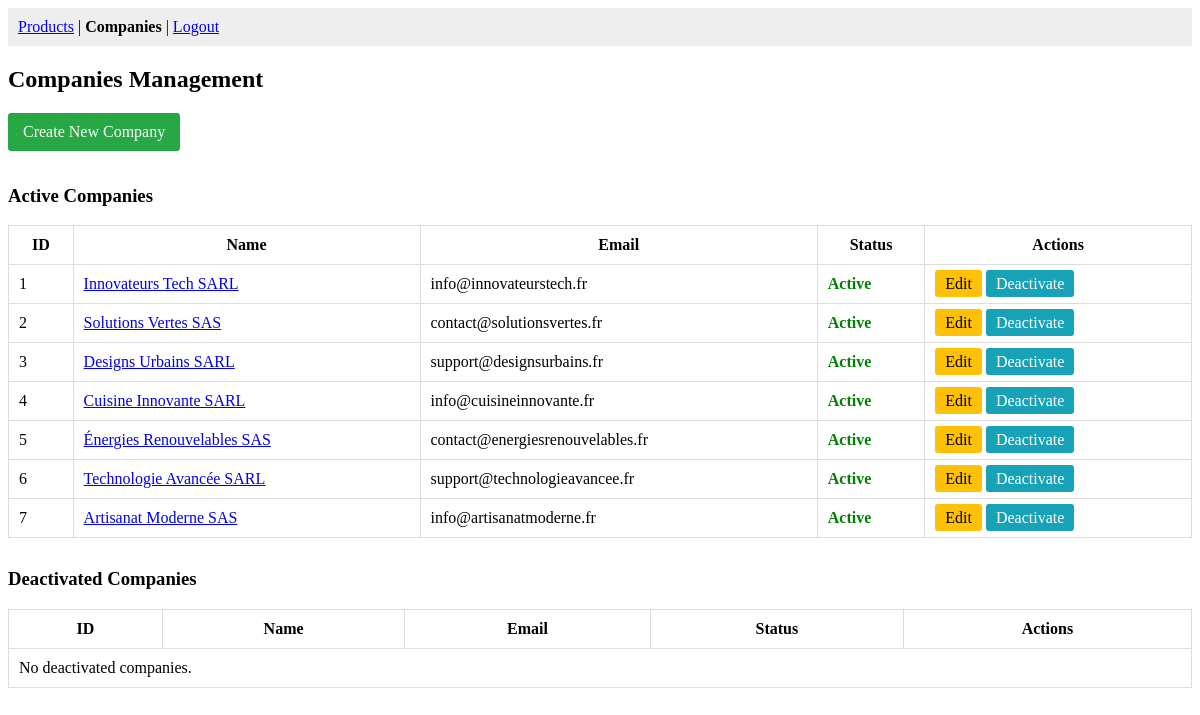
Screenshot of /views/admin_companies.php with the database file from the repository.
### tables this page shows
CREATE TABLE `companies` (
  `id` int(11) NOT NULL,
  `name` varchar(255) NOT NULL,
  `address` varchar(255) DEFAULT NULL,
  `telephone` varchar(50) DEFAULT NULL,
  `email` varchar(255) DEFAULT NULL,
  `owner_name` varchar(255) DEFAULT NULL,
  `owner_mobile` varchar(50) DEFAULT NULL,
  `owner_email` varchar(255) DEFAULT NULL,
  `contact_name` varchar(255) DEFAULT NULL,
  `contact_mobile` varchar(50) DEFAULT NULL,
  `contact_email` varchar(255) DEFAULT NULL,
  `is_deactivated` tinyint(1) DEFAULT 0
);

### views/admin_companies.php (the view, shortened to what this page needs)
<?php
require_once 'db.php';
$companiesActive = $pdo->query("SELECT * FROM companies WHERE is_deactivated = 0")->fetchAll();
$companiesDeactivated = $pdo->query("SELECT * FROM companies WHERE is_deactivated = 1")->fetchAll();
?>
<!DOCTYPE html>
<html>
<head>
</head>
<body>
    <nav>
        <a href="products">Products</a> | <b>Companies</b> | <a href="logout">Logout</a>
    </nav>
    <h2>Companies Management</h2>
    <a href="companies/new" class="btn-new">Create New Company</a>
    <h3>Active Companies</h3>
    <table>
        <tr>
            <th>ID</th>
            <th>Name</th>
            <th>Email</th>
            <th>Status</th>
            <th>Actions</th>
        </tr>
        <?php foreach($companiesActive as $c): ?>
        <tr>
            <td><?php echo $c['id']; ?></td>
            <td><a href="companies/<?php echo $c['id']; ?>"><?php echo htmlspecialchars($c['name']); ?></a></td>
            <td><?php echo htmlspecialchars($c['email']); ?></td>
            <td class="status-active">Active</td>
            <td>
                <a href="companies/<?php echo $c['id']; ?>/edit" class="btn-edit">Edit</a>
                <a href="companies?toggle_id=<?php echo $c['id']; ?>" class="btn-toggle" onclick="return confirm('Deactivate this company? Its products will be hidden.');">Deactivate</a>
            </td>
        </tr>
        <?php endforeach; ?>
    </table>
    <h3>Deactivated Companies</h3>
    <table>
        <tr>
            <th>ID</th>
            <th>Name</th>
            <th>Email</th>
            <th>Status</th>
            <th>Actions</th>
        </tr>
        <?php if (empty($companiesDeactivated)): ?>
        <tr><td colspan="5">No deactivated companies.</td></tr>
        <?php endif; ?>
    </table>
</body>
</html>

### views/admin_companies.php (style rules this page uses)
.status-active { color: green; font-weight: bold; }
table { width: 100%; border-collapse: collapse; margin-bottom: 30px; }
th, td { border: 1px solid #ddd; padding: 10px; }
nav { margin-bottom: 20px; padding: 10px; background: #eee; }
.btn-new { display: inline-block; padding: 10px 15px; background: #28a745; color: white; text-decoration: none; border-radius: 3px; margin-bottom: 15px; }
.btn-edit { background: #ffc107; color: black; padding: 5px 10px; text-decoration: none; border-radius: 3px; }
.btn-toggle { background: #17a2b8; color: white; padding: 5px 10px; text-decoration: none; border-radius: 3px; }

### rows the page displays
companies: id "1", name "Innovateurs Tech SARL", email "info@innovateurstech.fr"
companies: id "2", name "Solutions Vertes SAS", email "contact@solutionsvertes.fr"
companies: id "3", name "Designs Urbains SARL", email "support@designsurbains.fr"
companies: id "4", name "Cuisine Innovante SARL", email "info@cuisineinnovante.fr"
companies: id "5", name "Énergies Renouvelables SAS", email "contact@energiesrenouvelables.fr"
companies: id "6", name "Technologie Avancée SARL", email "support@technologieavancee.fr"
companies: id "7", name "Artisanat Moderne SAS", email "info@artisanatmoderne.fr"
